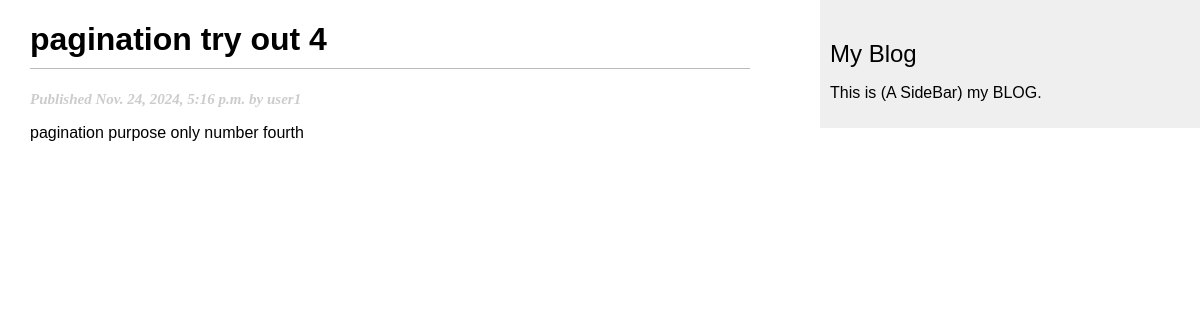
Page /blog/2024/11/24/pagination-try-out-4/ on the committed database.
### blog/models.py (models this page shows, shortened)
class Post(models.Model):
    class Status(models.TextChoices):
        DRAFT = 'DF', 'Draft'
        PUBLISHED = 'Pb', 'Published'
    title = models.CharField(max_length=250)
    slug = models.SlugField(
        max_length=250,
        unique_for_date='publish'
    )
    author = models.ForeignKey(settings.AUTH_USER_MODEL, on_delete=models.CASCADE, related_name='blog_posts')
    body = models.TextField()
    publish = models.DateTimeField(default=timezone.now)
    created_on = models.DateTimeField(auto_now_add=True)
    updated_on = models.DateTimeField(auto_now=True)
    status = models.CharField(
        max_length=2,
        choices=Status,
        default=Status.DRAFT
    )
    objects = models.Manager()  # The default manager.
    published = PublishedManager()  # Our custom manager
    class Meta:
        ordering = ['-publish']
        indexes = [
            models.Index(fields=['-publish']),
        ]

### blog/views.py (the view)
def post_detail(request, year, month, day, post):
    print(f"Year: {year}")
    print(f"Month: {month}")
    print(f"Day: {day}")
    print(f"Post slug: {post}")
    post = get_object_or_404(Post,
                             status=Post.Status.PUBLISHED,
                             slug=post,
                             publish__year=year,
                             publish__month=month,
                             publish__day=day
                             )
    return render(
        request,
        'blog/post/detail.html',
        {'post': post}
    )

### blog/templates/blog/post/detail.html (shortened to what this page needs)
{% extends "blog/base.html" %}
{% block content %}
    <h1>{{ post.title }}</h1>
    <p class="date">
        Published {{ post.publish }} by {{ post.author }}
    </p>
    {{ post.body|linebreaks }}
{% endblock %}

### blog/static/css/blog.css (style rules this page uses)
body { margin:0; padding:0; font-family:helvetica, sans-serif; }
h1 { font-weight:bolder; border-bottom:1px solid #bbb; padding:0 0 10px 0; }
p.date { color:#ccc; font-family: georgia, serif; font-size: 15px; font-weight: bolder; font-style: italic; }

### rows in the picture
Post: title "pagination try out 4", publish "Nov. 24, 2024, 5:16 p.m.", author "user1", body "pagination purpose only number fourth"
